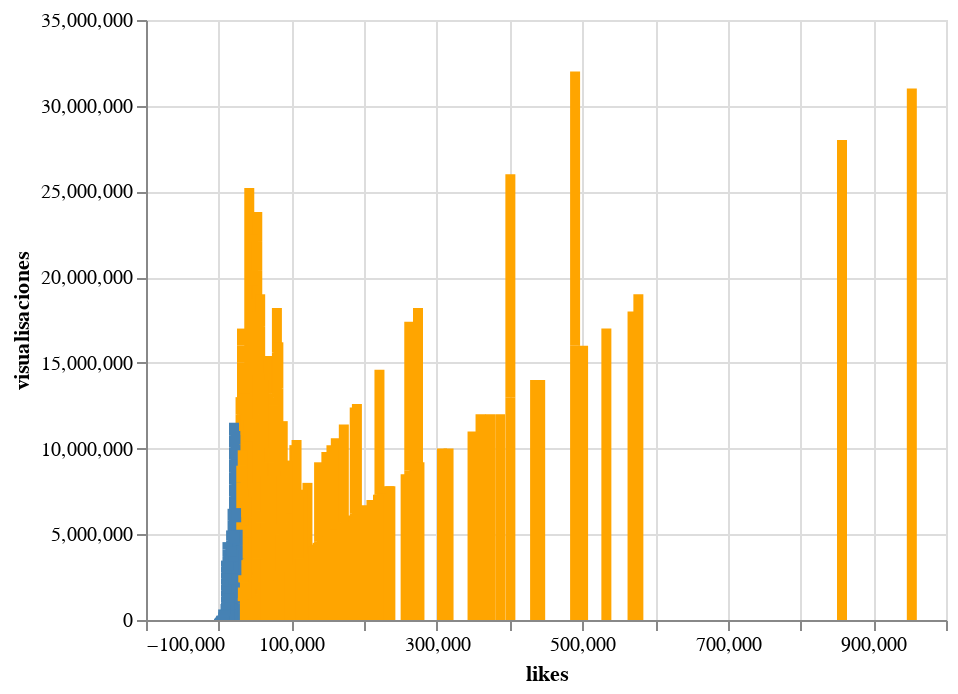

Notebook cell for this chart:
### Code cell
alt.Chart(datamuestra).mark_bar().encode(
    x = 'likes',
    y = 'visualisaciones',

    color= alt.condition(
        alt.datum.visualisaciones >= 1000000,
        alt.value('orange'),
        alt.value('steelblue'),
    )
)

### Figure 1 — Vega-Lite specification as saved in the notebook (floating-point values rounded to 4 significant figures; data arrays with more than 128 entries replaced by an {"elided": "..."} marker saying what was removed)
{"config": {"view": {"continuousWidth": 400, "continuousHeight": 300}}, "data": {"name": "data-965e76f1310b764381afb5b07b2e0dfb"}, "mark": "bar", "encoding": {"color": {"condition": {"value": "orange", "test": "(datum.visualisaciones >= 1000000)"}, "value": "steelblue"}, "x": {"field": "likes", "type": "quantitative"}, "y": {"field": "visualisaciones", "type": "quantitative"}}, "$schema": "https://vega.github.io/schema/vega-lite/v4.17.0.json", "datasets": {"data-965e76f1310b764381afb5b07b2e0dfb": {"elided": "800 records"}}}
